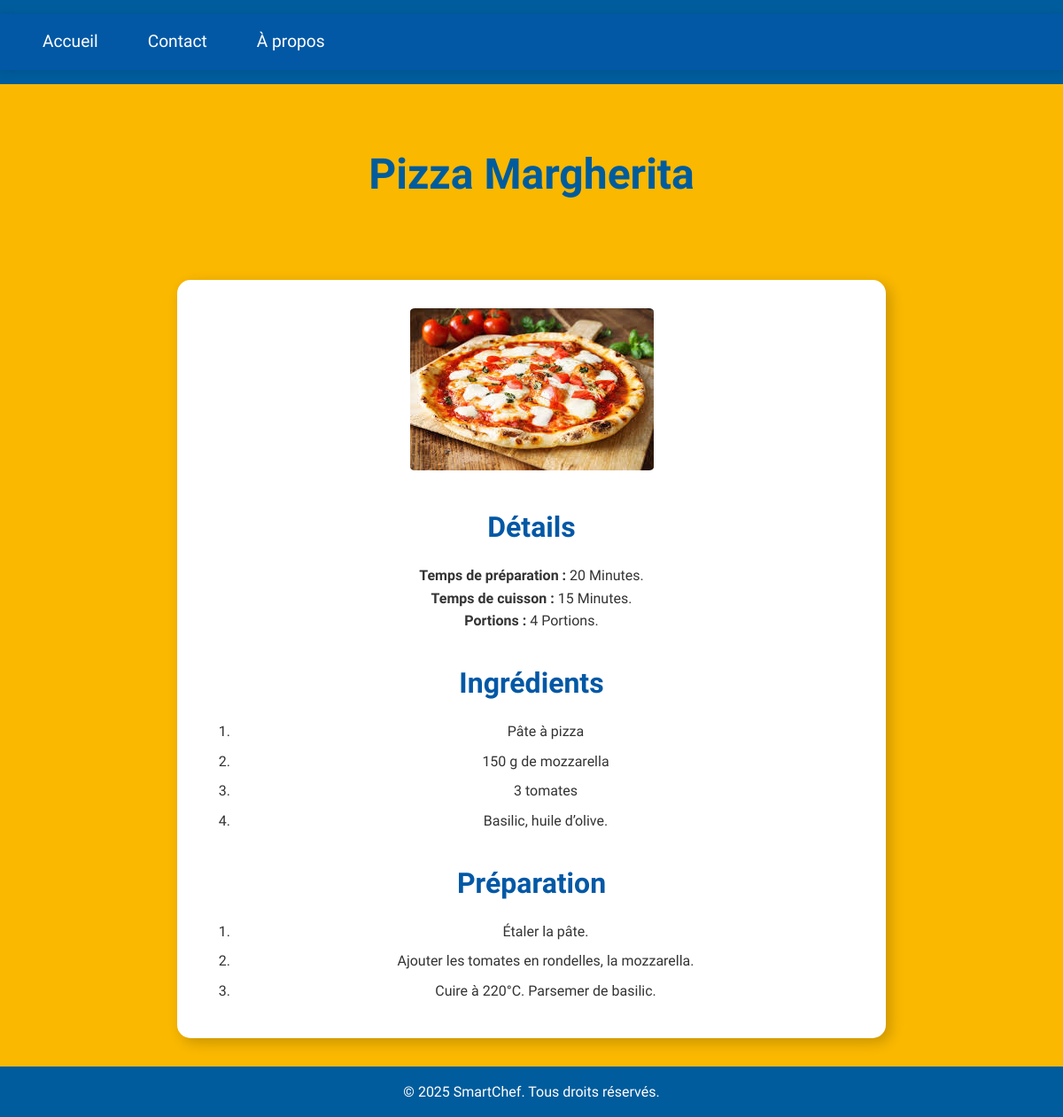
The page /advanced.php?id=4 on the database its author committed.
### tables this page shows
CREATE TABLE `recetts` (
  `id` int(11) NOT NULL,
  `name` varchar(255) NOT NULL,
  `ingredients` text NOT NULL,
  `preparation` text NOT NULL,
  `preparation_time` int(11) NOT NULL,
  `cooking_time` int(11) NOT NULL,
  `servings` int(11) NOT NULL,
  `image_path` varchar(255) NOT NULL,
  `user_id` int(11) NOT NULL,
  `created_at` timestamp NOT NULL DEFAULT current_timestamp(),
  `cat` varchar(255) NOT NULL,
  `nb` text NOT NULL
);

### advanced.php (the view, shortened to what this page needs)
<?php
include "php/cnx.php";
$recipe_id = mysqli_real_escape_string($cnx, $_GET['id']);
$stmt = mysqli_prepare($cnx, "SELECT * FROM recetts WHERE id = ?");
mysqli_stmt_bind_param($stmt, "i", $recipe_id);
mysqli_stmt_execute($stmt);
$result = mysqli_stmt_get_result($stmt);
$recipe = mysqli_fetch_assoc($result);
$title = htmlspecialchars($recipe['name']);
$image_path = 'php/uploads/' . htmlspecialchars(basename($recipe['image_path']));
$prep_time = htmlspecialchars($recipe['preparation_time']);
$cook_time = htmlspecialchars($recipe['cooking_time']);
$servings = htmlspecialchars($recipe['servings']);
$ingredients = $recipe['ingredients'];
$instructions = $recipe['preparation'];
?>
<!DOCTYPE html>
<html lang="fr">
<head>
    <link rel="stylesheet" href="css/style_f_r.css">
</head>
<body>
    <header>
        <?php
         include "nav.php"; ?>
    </header>
    <section id="home">
        <h1><?= $title ?></h1>
    </section>
    <section id="recipes">
        <div class="recipe-card">
            <div class="recipe-header">
                <img src="<?= $image_path ?>" alt="<?= $title ?>" style="border-radius: 2%;">
            </div>
            <div class="recipe-details">
                <h3>Détails</h3>
                <p><strong>Temps de préparation :</strong> <?= $prep_time ?> Minutes.</p>
                <p><strong>Temps de cuisson :</strong> <?= $cook_time ?> Minutes.</p>
                <p><strong>Portions :</strong> <?= $servings ?> Portions.</p>
            </div>
            <div class="recipe-content">
                <div class="ingredients">
                    <h3>Ingrédients</h3>
                    <ol>
                        <?php
                        $ingredients_list = preg_split('/\r\n|\r|\n/', trim($ingredients));
                        foreach($ingredients_list as $ingredient) {
                            if(!empty(trim($ingredient))) {
                                echo '<li>' . htmlspecialchars(trim($ingredient)) . '</li>';
                            }
                        }
                        ?>
                    </ol>
                </div>
                <div class="preparation">
                    <h3>Préparation</h3>
                    <ol>
                        <?php
                        $steps = preg_split('/\r\n|\r|\n/', trim($instructions));
                        foreach($steps as $step) {
                            if(!empty(trim($step))) {
                                echo '<li>' . htmlspecialchars(trim($step)) . '</li>';
                            }
                        }
                        ?>
                    </ol>
                </div>
            </div>
        </div>
    </section>
    <footer>
        <?php include "footer.php"; ?>
    </footer>
</body>
</html>

### nav.php (shortened to what this page needs)
<!DOCTYPE html>
<html lang="fr">
<head>
    <link rel="stylesheet" href="css/style.css">
    <link rel="stylesheet" href="https://cdnjs.cloudflare.com/ajax/libs/font-awesome/6.0.0/css/all.min.css">
</head>
<body>
    <nav class="main-navigation">
        <ul>
            <?php if(isset($_SESSION['id'])==false): ?>
                    <li><a href="index.html">Accueil</a></li>
                    <li><a href="about.html">Contact</a></li>
                    <li><a href="about.html">À propos</a></li>
            <?php endif; ?>
        </ul>
    </nav>
</body>
</html>

### footer.php
<p>&copy; 2025 SmartChef. Tous droits réservés.</p>

### css/style_f_r.css (style rules this page uses)
* { margin: 0; padding: 0; box-sizing: border-box; list-style-type: none; text-decoration: none; }
body { font-family: 'Advent Pro', sans-serif; background-image: linear-gradient(to top, #FAB800 100%, #FAB800 100%); color: #333; line-height: 1.6; }
header { background-color: #0258A5; padding: 1rem 0; text-align: center; }
header nav ul { display: flex; justify-content: center; gap: 20px; }
header nav ul li a { color: #fff; font-family: 'Advent Pro', sans-serif; font-size: 1.2rem; transition: color 0.3s ease; }
#home { text-align: center; padding: 2rem; margin: 2rem auto; }
#home h1 { font-family: 'Dancing Script', cursive; font-size: 3.8rem; color: #0258A5; margin-bottom: 1rem; }
#recipes { background-color: #ffffff; padding: 2rem; margin: 2rem auto; max-width: 800px; border-radius: 15px; box-shadow: 5px 5px 15px rgba(0, 0, 0, 0.2); text-align: center; animation: fadeIn 1s ease-in-out; }
#recipes h3 { font-family: 'Dancing Script', cursive; font-size: 2rem; color: #0258A5; margin-top: 2rem; margin-bottom: 1rem; }
footer { background-color: #0258A5; color: #fff; text-align: center; padding: 1rem 0; margin-top: 2rem; }
footer p { font-size: 1rem; margin: 0; }
#home, #signup, #recipes { animation: fadeIn 1s ease-in-out; }

### css/style.css (style rules this page uses)
* { margin: 0; padding: 0; box-sizing: border-box; list-style-type: none; text-decoration: none; }
body { font-family: 'Advent Pro', sans-serif; background-image: linear-gradient(to top, #FAB800 100%, #FAB800 100%); color: #333; line-height: 1.6; }
header { background-color: #005C9C; padding: 1rem 0; text-align: center; }
header nav ul { display: flex; justify-content: center; gap: 20px; }
header nav ul li a { color: #fff; font-family: 'Advent Pro', sans-serif; font-size: 1.2rem; transition: color 0.3s ease; }
#home { text-align: center; padding: 2rem; margin: 2rem auto; max-width: 800px; }
#home h1 { font-family: 'Dancing Script', cursive; font-size: 3rem; color: #005C9C; margin-bottom: 1rem; }
footer { background-color: #005C9C; color: #fff; text-align: center; padding: 1rem 0; margin-top: 2rem; }
footer p { font-size: 1rem; margin: 0; }
#home, #signup { animation: fadeIn 1s ease-in-out; }

### advanced.php (style rules this page uses)
.ingredients ol, .preparation ol, .notes ol { padding-left: 2rem; }
.ingredients li, .preparation li, .notes li { margin-bottom: 8px; list-style-type: decimal; }

### nav.php (style rules this page uses)
.main-navigation { background-color: #0258A5; padding: 1rem 2rem; display: flex; justify-content: space-between; align-items: center; box-shadow: 0 2px 10px rgba(0, 0, 0, 0.1); }
.main-navigation ul { display: flex; gap: 1.5rem; margin: 0; padding: 0; }
.main-navigation li { list-style: none; }
.main-navigation a { color: #fff; font-family: 'Advent Pro', sans-serif; font-size: 1.2rem; font-weight: 500; text-decoration: none; padding: 0.5rem 1rem; border-radius: 8px; transition: all 0.3s ease; position: relative; }
.main-navigation a::after { content: ''; position: absolute; bottom: 0; left: 50%; width: 0; height: 2px; background-color: #ffcc00; transition: all 0.3s ease; transform: translateX(-50%); }

### rows shown on the page
recetts: name "Pizza Margherita", image_path+name (picture), preparation_time "20", cooking_time "15", servings "4", ingredients "Pâte à pizza", ingredients "150 g de mozzarella", ingredients "3 tomates", ingredients "Basilic, huile d’olive.", preparation "Étaler la pâte.", preparation "Ajouter les tomates en rondelles, la mozzarella.", preparation "Cuire à 220°C. Parsemer de basilic."
